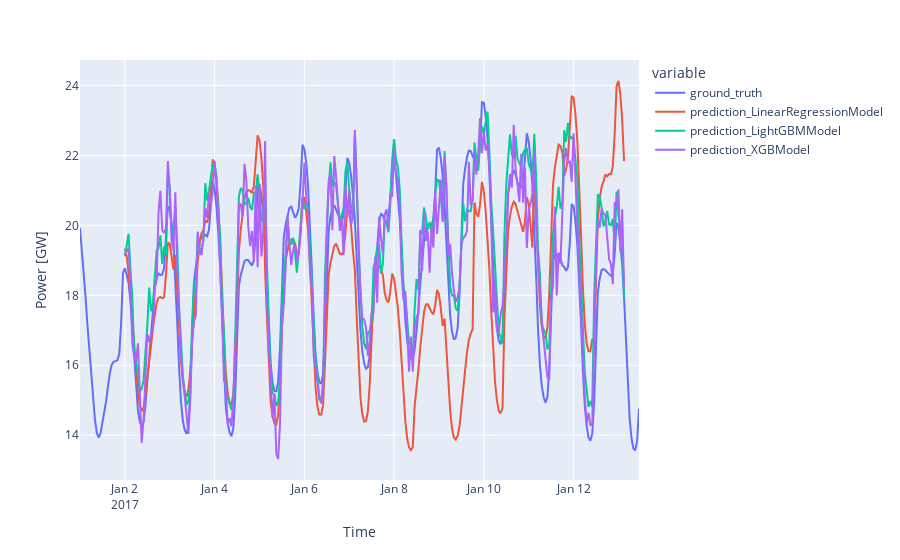
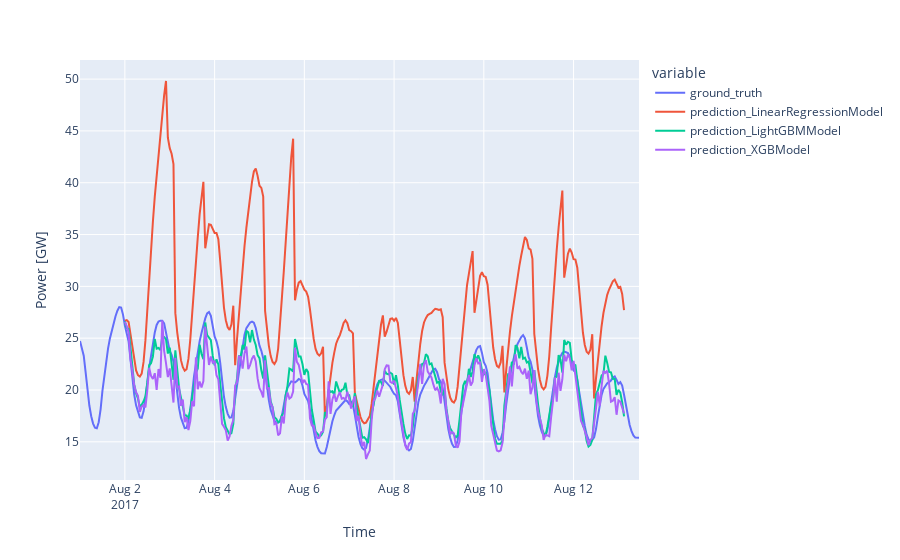

These figures' notebook cell, in order:
### Markdown cell above
### Side-by-side comparison of the models

### Code cell
for season, (_, preds_per_model, gt) in dict_result_season.items():
    fig = px.line(gt.pd_series().to_frame("ground_truth"))
    for model_name in model_names:
        preds = preds_per_model[model_name]
        fig.add_scatter(x=preds.pd_series().index, y=preds.pd_series().values, name="prediction_" + model_name)
    fig.update_xaxes(title_text="Time")
    fig.update_yaxes(title_text=f"Power [{ts_train.components[0][-2:]}]")
    fig.show()
    wandb.log({f"{season} - Side-by-side comparison of predictions and the ground truth for {config.spatial_scale} in {config.location}": fig})

### Figure 1 — Plotly figure (JSON) as saved in the notebook; plotly's stock layout.template omitted (floating-point values rounded to 4 significant figures; data arrays with more than 128 entries replaced by an {"elided": "..."} marker saying what was removed)
{"data": [{"hovertemplate": "variable=ground_truth<br>datetime=%{x}<br>value=%{y}<extra></extra>", "legendgroup": "ground_truth", "line": {"color": "#636efa", "dash": "solid"}, "marker": {"symbol": "circle"}, "mode": "lines", "name": "ground_truth", "orientation": "v", "showlegend": true, "type": "scatter", "x": {"elided": "300 str values"}, "xaxis": "x", "y": {"elided": "300 float values"}, "yaxis": "y"}, {"name": "prediction_LinearRegressionModel", "type": "scatter", "x": {"elided": "268 str values"}, "y": {"elided": "268 float values"}}, {"name": "prediction_LightGBMModel", "type": "scatter", "x": {"elided": "268 str values"}, "y": {"elided": "268 float values"}}, {"name": "prediction_XGBModel", "type": "scatter", "x": {"elided": "268 str values"}, "y": {"elided": "268 float values"}}], "layout": {"legend": {"title": {"text": "variable"}, "tracegroupgap": 0}, "margin": {"t": 60}, "xaxis": {"anchor": "y", "domain": [0, 1], "title": {"text": "Time"}}, "yaxis": {"anchor": "x", "domain": [0, 1], "title": {"text": "Power [GW]"}}}}

### Figure 2 — Plotly figure (JSON) as saved in the notebook; plotly's stock layout.template omitted (floating-point values rounded to 4 significant figures; data arrays with more than 128 entries replaced by an {"elided": "..."} marker saying what was removed)
{"data": [{"hovertemplate": "variable=ground_truth<br>datetime=%{x}<br>value=%{y}<extra></extra>", "legendgroup": "ground_truth", "line": {"color": "#636efa", "dash": "solid"}, "marker": {"symbol": "circle"}, "mode": "lines", "name": "ground_truth", "orientation": "v", "showlegend": true, "type": "scatter", "x": {"elided": "300 str values"}, "xaxis": "x", "y": {"elided": "300 float values"}, "yaxis": "y"}, {"name": "prediction_LinearRegressionModel", "type": "scatter", "x": {"elided": "268 str values"}, "y": {"elided": "268 float values"}}, {"name": "prediction_LightGBMModel", "type": "scatter", "x": {"elided": "268 str values"}, "y": {"elided": "268 float values"}}, {"name": "prediction_XGBModel", "type": "scatter", "x": {"elided": "268 str values"}, "y": {"elided": "268 float values"}}], "layout": {"legend": {"title": {"text": "variable"}, "tracegroupgap": 0}, "margin": {"t": 60}, "xaxis": {"anchor": "y", "domain": [0, 1], "title": {"text": "Time"}}, "yaxis": {"anchor": "x", "domain": [0, 1], "title": {"text": "Power [GW]"}}}}
